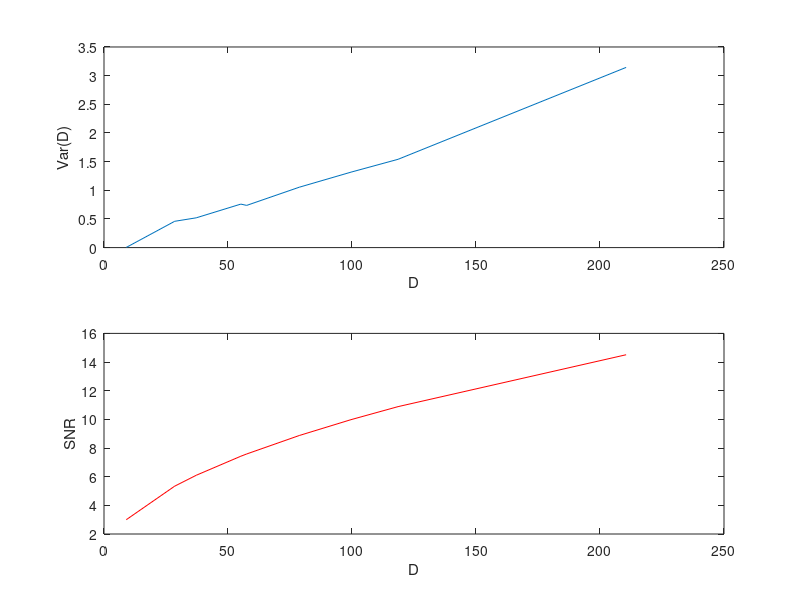

Reproduce this figure in MATLAB.
D = [251 251 254.9888 255 255 210.5356 118.5789 99.6110 78.7223 57.5322 55.1647 37.2003 28.4971 9.0018];
var = [0 0 0.0190 0 0 6.2874 3.0809 2.6330 2.1064 1.4725 1.5174 1.0390 0.9176 0.0073];

varD = 1/2*var;
stdD = sqrt(D);

subplot(2,1,1)
plot(D(6:end),varD(6:end))
xlabel('D')
ylabel('Var(D)')

subplot(2,1,2)
plot(D(6:end),stdD(6:end),'r')
xlabel('D')
ylabel('SNR')


